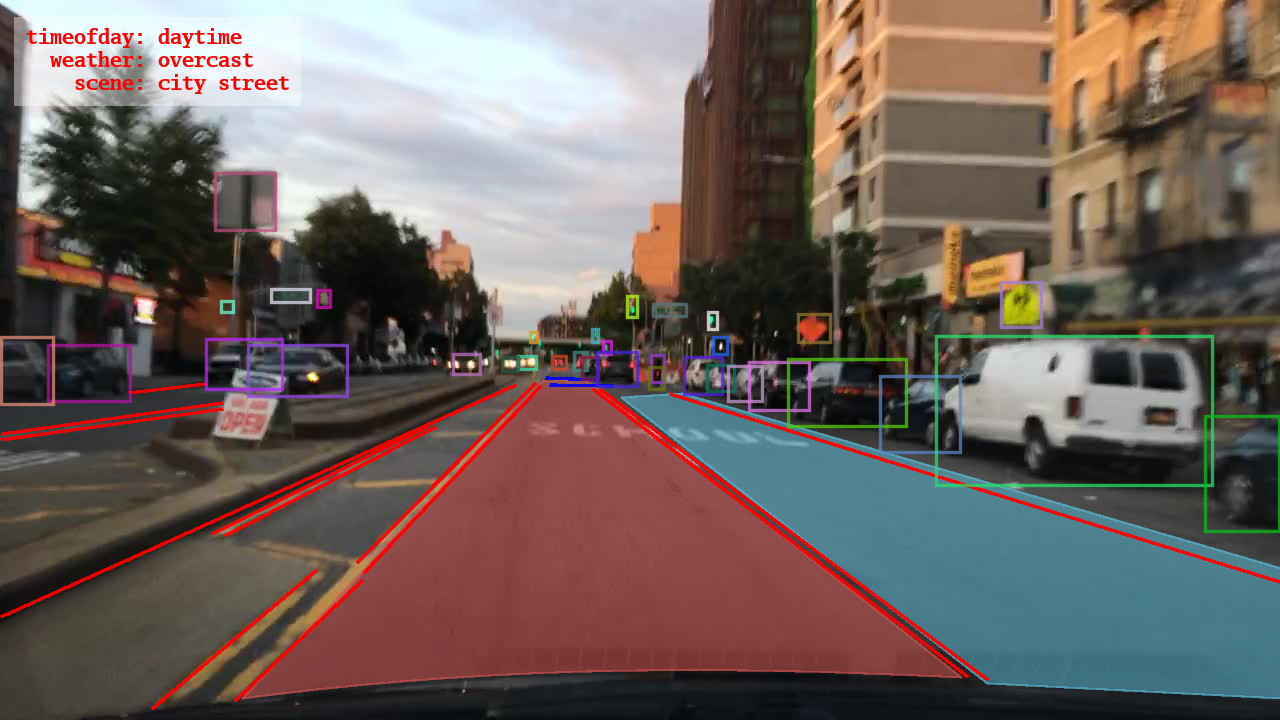
#> input picture Example_Crops/samples/b1c66a42-6f7d68ca.jpg, 1280 x 720 px
$ python process_images.py Example_Crops/samples out   (older library calls are emulated)
#> lines starting #> are read from the running program, lines starting #| are printed output that depends on the picture
import sys
import os
from PIL import Image, ImageOps
import glob

INPUT_IMAGE_WIDTH = 720
INPUT_IMAGE_HEIGHT = 1280

# This function adds padding to the right and bottom of the images if necessary to make them square,
# and then scales them to a default size of 416 x 416.
def process_image(img, file_name, desired_size=416):
    assert (img.size[0] in (720, 1280)), print("ERROR: Image " + file_name + " has unexpected width of " + str(img.size[0]))
    assert (img.size[1] in (720, 1280)), print("ERROR: Image " + file_name + " has unexpected height of " + str(img.size[1]))

    # Add padding if necessary.
    if img.size[0] > img.size[1]: # If width is larger.
        delta_height = img.size[0] - img.size[1]
        padding = (0, 0, 0, delta_height)
        img = ImageOps.expand(img, padding)
    elif img.size[0] < img.size[1]: # If height is larger.
        delta_width = img.size[1] - img.size[0]
        padding = (0, 0, delta_width, 0)
        img = ImageOps.expand(img, padding)

    img = img.resize((desired_size, desired_size), Image.ANTIALIAS)
    return img

def main(argv):
    input_directory = argv[1]
    output_directory = argv[2]

    files = sorted(glob.glob('%s/*.*' % input_directory))
    for file in files:
        img = Image.open(file).copy()
#> img is the input picture: PIL image 1280x720 RGBA; mean R, G, B, A 111.5, 98.4, 93.6, 255
        file_name = os.path.basename(file)
        img = process_image(img, file_name)
#> in process_image, `img = ImageOps.expand(img, padding)`:
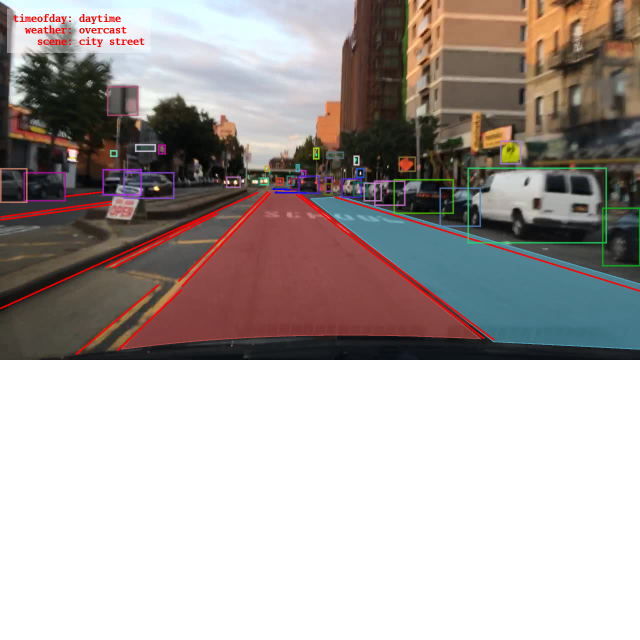
#> img: PIL image 1280x1280 RGBA (shown at 1/2 size); mean R, G, B, A 62.7, 55.4, 52.6, 143.4; transparent parts drawn white
#> in process_image, `img = img.resize((desired_size, desired_size), Image.ANTIALIAS)`:
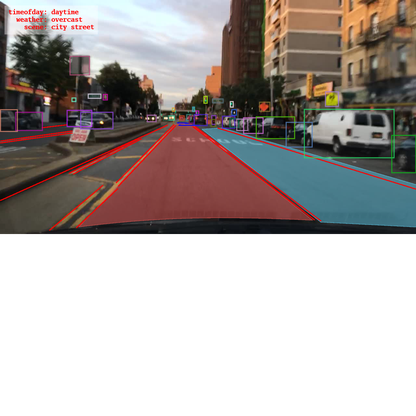
#> img: PIL image 416x416 RGBA; mean R, G, B, A 62.8, 55.4, 52.7, 143.4; transparent parts drawn white
        img.save(output_directory + "/" + file_name)
#> pass 2 of the loop in main, `for file in files:`:
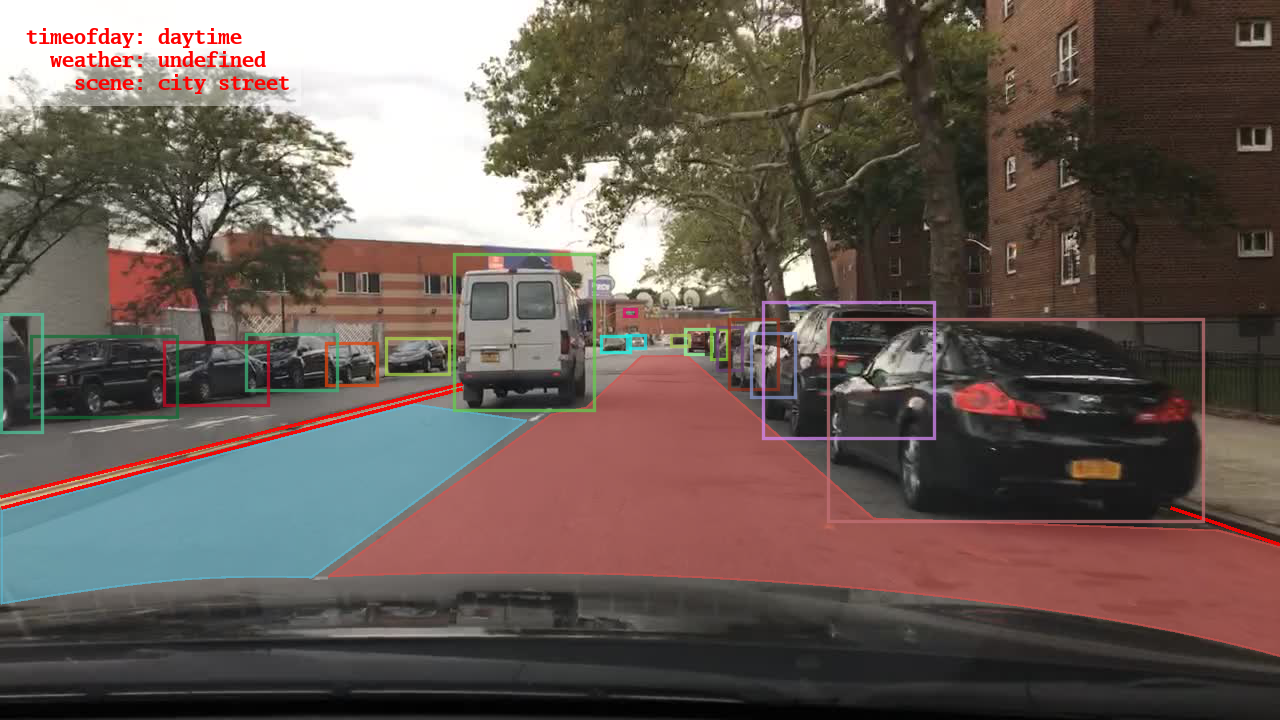
#> input picture Example_Crops/samples/b1c9c847-3bda4659.jpg, 1280 x 720 px
#> in main, img is the input picture: PIL image 1280x720 RGBA; mean R, G, B, A 104.4, 92.1, 85.7, 255
#> in process_image (call 2), `img = ImageOps.expand(img, padding)`:
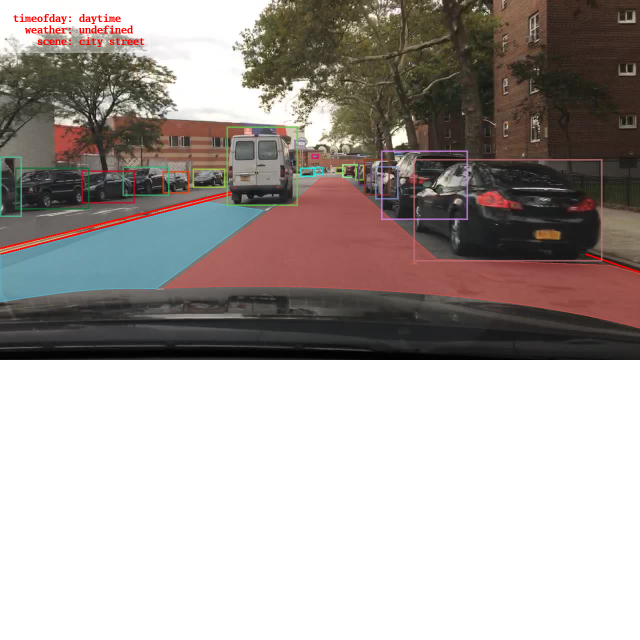
#> img: PIL image 1280x1280 RGBA (shown at 1/2 size); mean R, G, B, A 58.7, 51.8, 48.2, 143.4; transparent parts drawn white
#> in process_image (call 2), `img = img.resize((desired_size, desired_size), Image.ANTIALIAS)`:
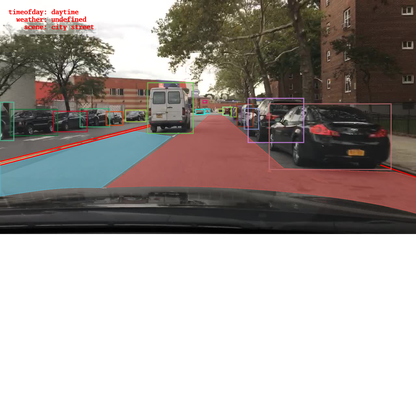
#> img: PIL image 416x416 RGBA; mean R, G, B, A 58.8, 51.9, 48.3, 143.4; transparent parts drawn white

# Example usage: python3 process_images.py data/images/10k/train data/images/10k/train_processed
if __name__ == "__main__":
    if len(sys.argv) < 3:
        print("ERROR: Invalid input arguments.")
    else:
        main(sys.argv)
